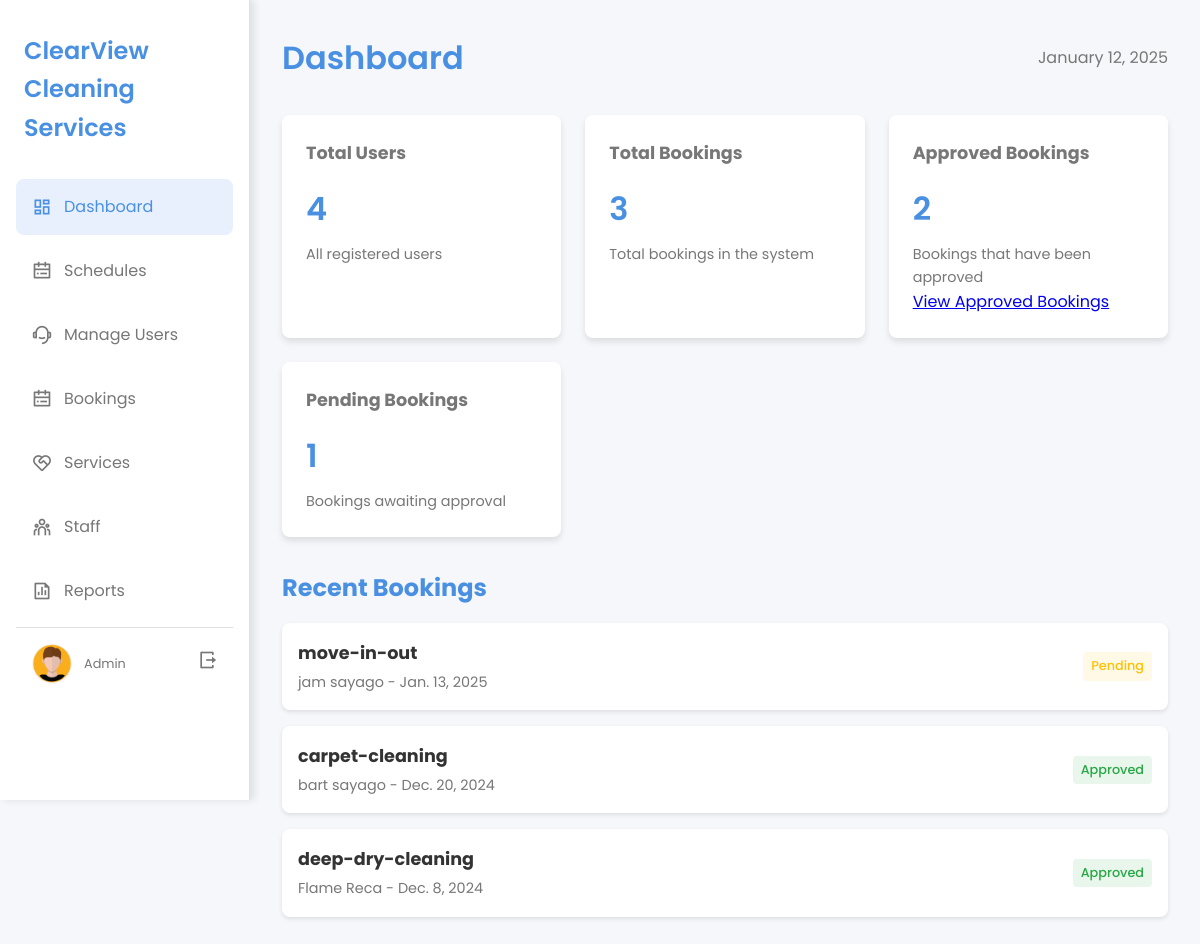
Screenshot of /Admin-Dashboard/ with the database file from the repository.
### cleaning/models.py (models this page shows, shortened)
class Booking(models.Model):
    booking_id = models.AutoField(primary_key=True, editable=False)
    CLEANING_CHOICES = [
    ('residential', 'Residential Cleaning'),
    ('commercial', 'Commercial Cleaning'),
    ('move-in-out', 'Move-in/Move-out Cleaning'),
    ('carpet-cleaning', 'Carpet Cleaning'),
    ('window-cleaning', 'Window Cleaning'),
    ('eco-friendly', 'Eco-friendly Green Cleaning'),
    ('anti-bacterial-mist', 'Anti-Bacterial Mist Treatment'),
    ('car-interior-detailing', 'Car Interior Detailing'),
    ('deep-dry-cleaning', 'Deep Dry Cleaning'),
    ('deep-home-cleaning', 'Deep Home Cleaning'),
    ('deep-upholstery-shampooing', 'Deep Upholstery Shampooing'),
    ('steam-sterilization', 'Superior Steam Sterilization'),
]
    PENDING = 'pending'
    APPROVED = 'approved'
    DENIED = 'denied'
    STATUS_CHOICES = [
        (PENDING, 'Pending'),
        (APPROVED, 'Approved'),
        (DENIED, 'Denied'),
    ]
    user = models.ForeignKey(User, on_delete=models.CASCADE)
    cleaning_service = models.CharField(max_length=100, choices=CLEANING_CHOICES)
    first_name = models.CharField(max_length=100)
    last_name = models.CharField(max_length=100, default='Unknown')
    contact_number = models.CharField(max_length=15)
    address = models.TextField()
    additional_info = models.TextField(blank=True, null=True)
    status = models.CharField(max_length=20, choices=STATUS_CHOICES, default=PENDING)
    created_at = models.DateTimeField(auto_now_add=True)
    booking_date = models.DateField()

### cleaning/views.py (the view)
# urls.py: path('Admin-Dashboard/', views.admin_dashboard, name='ad_dashboard'),
def admin_dashboard(request):
    all_bookings = Booking.objects.all()
    approved_bookings = Booking.objects.filter(status='approved')
    pending_bookings = Booking.objects.filter(status='pending')
    total_users = User.objects.filter(is_staff=False).count()
    total_bookings = all_bookings.count()
    approved_count = approved_bookings.count()
    pending_count = pending_bookings.count()
    context = {
        'bookings': all_bookings.order_by('-created_at')[:5],  # Pass recent 5 bookings
        'approved_bookings': approved_count,
        'pending_bookings': pending_count,
        'total_bookings': total_bookings,
        'total_users': total_users,
        'current_date': date.today().strftime('%B %d, %Y'),
    }
    return render(request, 'cleaning/admin_dashboard.html', context)

### cleaning/templates/cleaning/admin_dashboard.html (shortened to what this page needs)
<!DOCTYPE html>
<html lang="en">
<head>
    {% load static %}
    <link rel="stylesheet" href="{% static 'styles/dashboard.css' %}?101"/>
    <link href="https://cdn.jsdelivr.net/npm/remixicon@2.5.0/fonts/remixicon.css" rel="stylesheet">
</head>
<body>
    <aside class="sidebar">
        <div class="logo">
            <span>ClearView Cleaning<span> Services</span>
        </div>
        <nav>
            <ul class="nav-links">
                <li><a href="{%url 'ad_dashboard' %}" class="active"><i class="ri-dashboard-line"></i> Dashboard</a></li>
                <li><a href="{% url 'schedule'%}" ><i class="ri-calendar-todo-line"></i> Schedules</a></li>
                <li><a href="{%url 'user_manage' %}"><i class="ri-customer-service-2-line"></i> Manage Users</a></li>
                <li><a href="{%url 'admin_booking' %}"><i class="ri-calendar-todo-line"></i> Bookings</a></li>
                <li><a href="{%url 'ratings' %}"><i class="ri-service-line"></i> Services</a></li>
                <li><a href="{% url 'staf'%}"><i class="ri-team-line"></i> Staff</a></li>
                <li><a href="{% url 'reports'%}"><i class="ri-file-chart-line"></i> Reports</a></li>
            </ul>
        </nav>
        <div class="user-profile">
            <img src="{% static 'images/icon2.png'%}" alt="User Avatar" class="user-avatar">
            <div class="user-info">
                <div class="user-role">Admin</div>
            </div>
            <a href="{% url 'owner_login'%}" title="Logout">
                <button class="logout-btn">
                    <i class="ri-logout-box-r-line"></i>
                </button>
            </a>
        </div>
    </aside>
    <main class="main-content">
        <header class="header">
            <h1>Dashboard</h1>
            <div class="date">{{ current_date }}</div>
        </header>
        <section class="cards">
          <div class="card">
              <h2>Total Users</h2>
              <div class="stat">{{ total_users }}</div>
              <p>All registered users</p>
          </div>
          <div class="card">
              <h2>Total Bookings</h2>
              <div class="stat">{{ total_bookings }}</div>
              <p>Total bookings in the system</p>
          </div>
          <div class="card">
            <h2>Approved Bookings</h2>
            <div class="stat">{{ approved_bookings }}</div>
            <p>Bookings that have been approved</p>
            <a href="{% url 'approved_bookings' %}" class="btn btn-primary">View Approved Bookings</a>
        </div>
          <div class="card">
              <h2>Pending Bookings</h2>
              <div class="stat">{{ pending_bookings }}</div>
              <p>Bookings awaiting approval</p>
          </div>
      </section>
        <section class="bookings">
          <h2>Recent Bookings</h2>
          {% for booking in bookings %}
          <div class="booking">
              <div class="booking-info">
                  <h3>{{ booking.cleaning_service }}</h3>
                  <p>{{ booking.first_name }} {{ booking.last_name }} - {{ booking.booking_date }}</p>
              </div>
              <div class="status {{ booking.status }}">{{ booking.status|title }}</div>
          </div>
          {% endfor %}
      </section>
    </main>
</body>
</html>

### cleaning/static/styles/dashboard.css (style rules this page uses)
:root { --primary-color: #4a90e2; --secondary-color: #f5f7fa; --text-color: #333; --light-text-color: #777; --border-color: #e0e0e0; --hover-color: #e8f0fe; --success-color: #28a745; --warning-color: #ffc107; }
* { margin: 0; padding: 0; box-sizing: border-box; }
body { font-family: 'Poppins', sans-serif; background-color: var(--secondary-color); color: var(--text-color); line-height: 1.6; display: flex; min-height: 100vh; }
.sidebar { width: 250px; height: 100vh; background-color: white; border-right: 1px solid var(--border-color); padding: 2rem 1rem; display: flex; flex-direction: column; position: fixed; left: 0; top: 0; overflow-y: auto; box-shadow: 4px 0 8px rgba(0, 0, 0, 0.1); }
.logo { display: flex; align-items: center; gap: 0.5rem; font-size: 1.5rem; font-weight: 600; color: var(--primary-color); margin-bottom: 2rem; }
.nav-links { list-style-type: none; flex-grow: 1; }
.nav-links li { margin-bottom: 0.5rem; }
.nav-links a { display: flex; align-items: center; text-decoration: none; color: var(--light-text-color); padding: 0.75rem 1rem; border-radius: 8px; transition: all 0.3s ease; }
.nav-links a:hover, .nav-links a.active { background-color: var(--hover-color); color: var(--primary-color); }
.nav-links i { margin-right: 0.75rem; font-size: 1.25rem; }
.user-profile { display: flex; align-items: center; padding: 1rem; border-top: 1px solid var(--border-color); }
.user-avatar { width: 40px; height: 40px; border-radius: 50%; object-fit: cover; margin-right: 0.75rem; }
.user-info { flex-grow: 1; }
.user-role { font-size: 0.8rem; color: var(--light-text-color); }
.logout-btn { background: none; border: none; color: var(--light-text-color); cursor: pointer; font-size: 1.25rem; transition: color 0.3s ease; }
.main-content { flex-grow: 1; padding: 2rem; margin-left: 250px; transition: margin-left 0.3s ease; }
.header { display: flex; justify-content: space-between; align-items: center; margin-bottom: 2rem; }
.header h1 { font-size: 2rem; font-weight: 600; color: var(--primary-color); }
.date { font-size: 1rem; color: var(--light-text-color); }
.cards { display: grid; grid-template-columns: repeat(auto-fit, minmax(250px, 1fr)); gap: 1.5rem; margin-bottom: 2rem; }
.card { background-color: white; border-radius: 8px; padding: 1.5rem; box-shadow: 0 4px 6px rgba(0, 0, 0, 0.1); transition: transform 0.3s ease, box-shadow 0.3s ease; }
.card h2 { font-size: 1.1rem; margin-bottom: 1rem; color: var(--light-text-color); }
.card .stat { font-size: 2rem; font-weight: 600; margin-bottom: 0.5rem; color: var(--primary-color); }
.card p { font-size: 0.9rem; color: var(--light-text-color); }
.bookings h2 { font-size: 1.5rem; margin-bottom: 1rem; color: var(--primary-color); }
.booking { background-color: white; border-radius: 8px; padding: 1rem; margin-bottom: 1rem; display: flex; justify-content: space-between; align-items: center; box-shadow: 0 2px 4px rgba(0, 0, 0, 0.1); transition: transform 0.3s ease; }
.booking-info h3 { font-size: 1.1rem; margin-bottom: 0.25rem; }
.booking-info p { color: var(--light-text-color); font-size: 0.9rem; }
.status { padding: 0.25rem 0.5rem; border-radius: 4px; font-size: 0.8rem; font-weight: 500; }
.status.approved { background-color: rgba(40, 167, 69, 0.1); color: var(--success-color); }
.status.pending { background-color: rgba(255, 193, 7, 0.1); color: var(--warning-color); }

### rows the page displays
Booking: cleaning_service "move-in-out", first_name "jam", last_name "sayago", booking_date "Jan. 13, 2025", status "Pending"
Booking: cleaning_service "carpet-cleaning", first_name "bart", last_name "sayago", booking_date "Dec. 20, 2024", status "Approved"
Booking: cleaning_service "deep-dry-cleaning", first_name "Flame", last_name "Reca", booking_date "Dec. 8, 2024", status "Approved"

### other values shown
{{ total_users }} "4"
{{ total_bookings }} "3"
{{ approved_bookings }} "2"
{{ pending_bookings }} "1"
